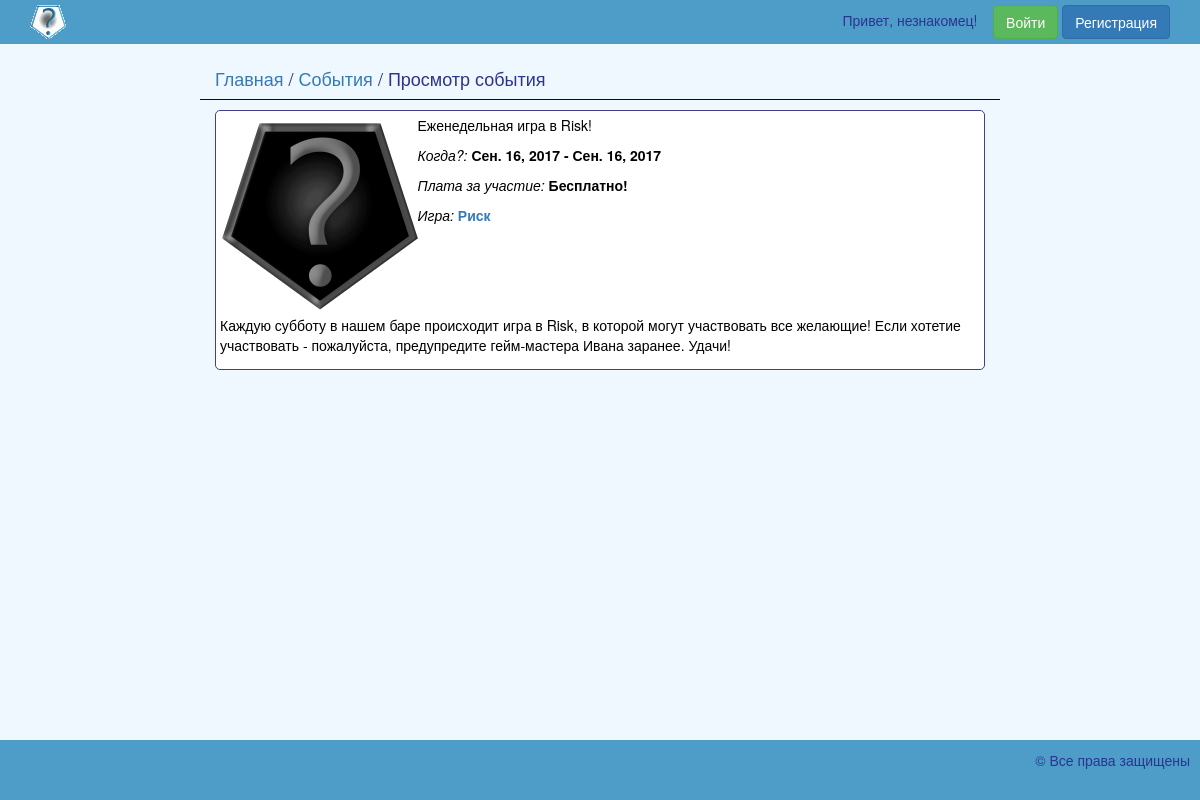
/events/view/5, run on the app's committed database.
### content_app/models.py (models this page shows, shortened)
class Event(models.Model):
    name = models.CharField(verbose_name='Название', max_length=100)
    description = models.CharField(verbose_name='Описание', max_length=500, blank=True, null=True)
    photo = models.ImageField(verbose_name='Фото', upload_to='img/', blank=True, null=True)
    date_start = models.DateField(verbose_name='Дата начала')
    date_end = models.DateField(verbose_name='Дата окончания')
    price = models.FloatField(verbose_name='Плата за участие', blank=True, null=True)
    game = models.ForeignKey(BoardGame, verbose_name='Игра', blank=True, null=True)

class BoardGame(models.Model):
    name = models.CharField(verbose_name='Название', max_length=100)
    description = models.CharField(verbose_name='Описание', max_length=500, blank=True, null=True)
    photo = models.ImageField(verbose_name='Фото', upload_to='img/', blank=True, null=True)
    availability = models.BooleanField(verbose_name='Наличие')

### content_app/views.py (the view)
# urls.py: url(r'^events/view/(\d+)$', events_entry, name='events_entry'),
def events_entry(request, event_id):
    event = get_object_or_404(Event, id=event_id)
    return render(request, 'event_entry.html', {'event': event, 'event_id': event_id})

### templates/event_entry.html (shortened to what this page needs)
{% extends 'base.html' %}
{% load staticfiles %}
{% block content %}
<div class="main-content">
    <div class="col-md-12">
        <div class="row">
            <div class="col-md-8 col-md-offset-2">
                <div class="row bottom-border">
                    <div class="col-md-12 top-padding-15">
                        <span class="pull-left">
                            <h4><a href="{% url 'main' %}">Главная</a> / <a href="{% url 'events_list' %}">События</a> / Просмотр события</h4>
                        </span>
                    </div>
                </div>
                <div class="box">
                    <div class="row">
                        <div class="col-md-3">
                            <img src="{% if event.photo %}{{ event.photo.url }}
                                      {% else %}{% static 'img/bar_logo_bw_200.gif' %}
                                      {% endif %}" height="200" width="200" alt="{{ event.name }}"/>
                        </div>
                        <div class="col-md-9">
                            <p>{{ event.name }}</p>
                            <p><i>Когда?:</i> <b>{{ event.date_start }} - {{ event.date_end }}</b></p>
                            <p><i>Плата за участие:</i> <b>{{ event.price|default_if_none:"Бесплатно!" }}</b></p>
                            {% if event.game %}
                                <p>
                                    <i>Игра:</i> <b>
                                        <a href="{% url 'games_entry' event.game.id %}">
                                            {{ event.game.name }}
                                        </a>
                                    </b>
                                </p>
                            {% endif %}
                        </div>
                    </div>
                    <div class="row">
                        <div class="col-md-12">
                            <p>{{ event.description }}</p>
                        </div>
                    </div>
                </div>
            </div>
        </div>
    </div>
</div>
{% endblock %}

### static/css/style.css (style rules this page uses)
html { height: 100%; }
body { background-color: aliceblue; height: 100%; display: flex; flex-direction: column; color: #2C3390; }
.top-padding-15 { padding-top: 15px; }
.box { border: 1px solid darkslateblue; margin: 10px auto; padding: 4px; background-color: white; border-radius: 5px; }
.box img { display: block; margin: auto; }
.box p { color: #000000; }
.bottom-border { border-bottom: 1px solid darkblue; margin-bottom: 10px; }

### data on the page
Event: name "Еженедельная игра в Risk!", date_start "Сен. 16, 2017", date_end "Сен. 16, 2017", price "Бесплатно!", game.name "Риск", description "Каждую субботу в нашем баре происходит игра в Risk, в которой могут участвовать все желающие! Если хотетие участвовать - пожалуйста, предупредите гейм-мастера Ивана заранее. Удачи!"
